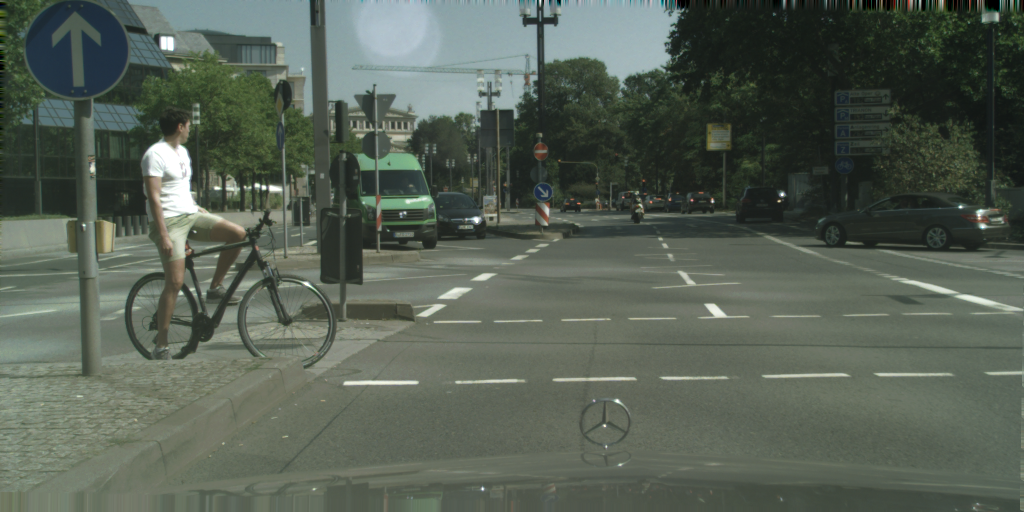
#> input picture pretrained_enet_model/images/example_01.png, 2048 x 1024 px (shown at 1/2 size)
$ jupyter execute --allow-errors sem_seg_opencv.ipynb
#> lines starting #> are read from the running program, lines starting #| are printed output that depends on the picture
We are going to be doing Semantic Segmentation

Most importantly, we are going to be using the Enet Architecture for semantic segmentation.
OpenCV will be our friend in this learning module.

[cell 1]
import numpy as np
import argparse
import imutils
import time
import cv2

[cell 2]
# [7 lines of commented-out code are left out]

[cell 3]
model = 'enet/enet-model.net'
classes = 'enet/enet-classes.txt'
image = 'images/example_01.png'
colors = 'enet/enet-colors.txt'
width = 500

[cell 4]
CLASSES = open(classes).read().strip().split("\n")
#> (reads pretrained_enet_model/enet/enet-classes.txt from the repository)
CLASSES

[cell 5]
if colors:
    COLORS = open(colors).read().strip().split("\n")
#> (reads pretrained_enet_model/enet/enet-colors.txt from the repository)
    COLORS = [np.array(c.split(",")).astype("int") for c in COLORS]
    COLORS = np.array(COLORS, dtype="uint8")
else:
	np.random.seed(42)
	COLORS = np.random.randint(0, 255, size=(len(CLASSES) - 1, 3),
		dtype="uint8")
	COLORS = np.vstack([[0, 0, 0], COLORS]).astype("uint8")
COLORS

[cell 6]
# for visualization
legend = np.zeros(((len(CLASSES) * 25) + 25, 300, 3), dtype="uint8")
legend.shape

[cell 7]
# loop over the class names + colors
for i, (className, color) in enumerate(zip(CLASSES, COLORS)):
	# draw the class name + color on the legend
	color = [int(c) for c in color]
	cv2.putText(legend, className, (5, (i * 25) + 17),cv2.FONT_HERSHEY_SIMPLEX, 0.5, (0, 0, 255), 2)
	cv2.rectangle(legend, (100, (i * 25)), (300, (i * 25) + 25),tuple(color), -1)
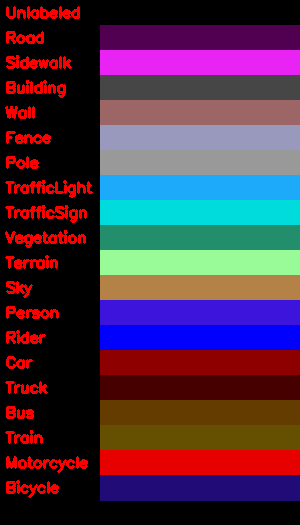
#> legend: shape (525, 300, 3); mean of channels 0, 1, 2 71, 50.7, 75.3; drawn as B, G, R

[cell 8]
# load our serialized model from disk
print("[INFO] loading model...")
#> (the rest of this cell did not finish here and is left out)

[cell 9]
# ENet was trained on was 1024x512
image = cv2.imread(image)
#> image is the input picture: shape (1024, 2048, 3); mean B, G, R 84.3, 95.7, 86.1
image = imutils.resize(image, width=width)
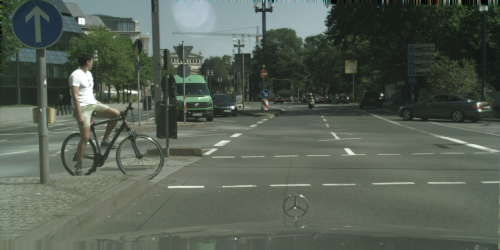
#> image: shape (250, 500, 3); mean B, G, R 84.3, 95.7, 86.1
blob = cv2.dnn.blobFromImage(image, 1 / 255.0, (1024, 512), 0,swapRB=True, crop=False)
